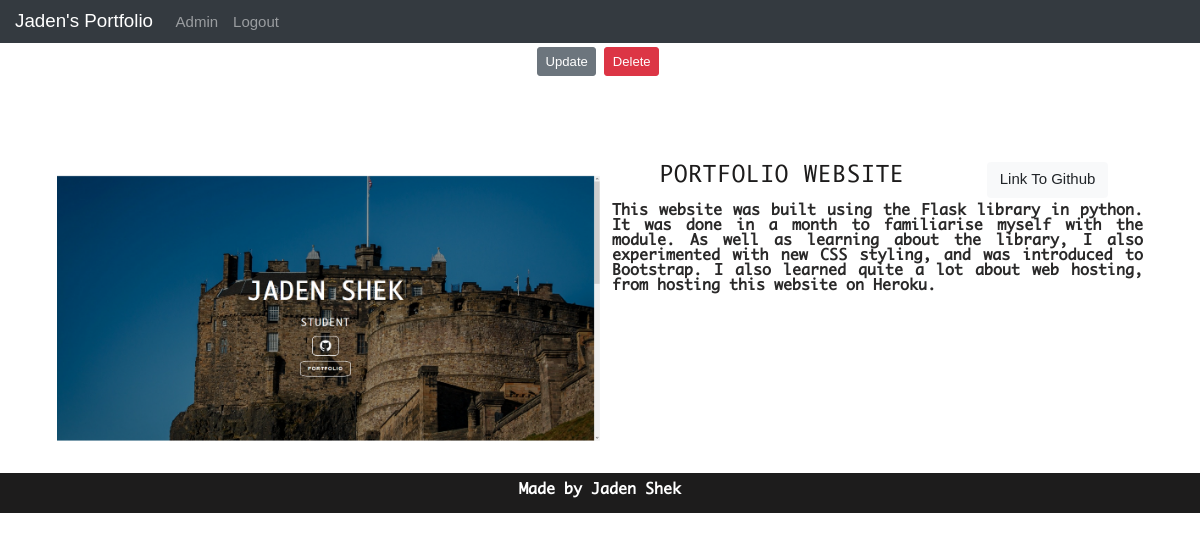
Page /projects/1 (signed in) on the committed database.
### portfolio_app/models.py (models this page shows, shortened)
class User(UserMixin,db.Model):
    __tablename__ = 'users'
    id = db.Column(db.Integer, primary_key=True)
    username = db.Column(db.String(64), index=True, unique=True)
    password_hash = db.Column(db.String(128))
    alias = db.Column(db.String(50))
    profile_pic=db.Column(db.String(128),default='default.png')
    roles = db.relationship('Roles', secondary=user_roles, backref = db.backref("user_roles", lazy=True))

class Portfolio_Media(db.Model):
    id = db.Column(db.Integer, primary_key=True)
    thumbnail = db.Column(db.String(64), index=True, unique=True, nullable=True)
    project_id = db.Column(db.Integer, db.ForeignKey('portfolio.id'))

class Portfolio(db.Model):
    __tablename__ = 'portfolio'
    id = db.Column(db.Integer, primary_key=True)
    title = db.Column(db.String(64), index=True, unique=True)
    description = db.Column(db.String(2000), index=True)
    github_link = db.Column(db.String(64), index=True, unique=True)
    author = db.Column(db.Integer, db.ForeignKey('users.id'))
    tags = db.relationship('Portfolio_tags', secondary=project_tags, backref = db.backref("project_tags", lazy=True))
    thumbnails = db.relationship("Portfolio_Media", backref="media", lazy='dynamic')

### portfolio_app/users/routes.py (the view)
@users.route('/projects/<int:project_id>')
def project(project_id):
    project = Portfolio.query.get_or_404(project_id)
    my_projects = get_projects(project)
    user = User.query.first()
    print(project.thumbnails)
    return render_template('project.html', title=project.title, project = my_projects,user=user)

### portfolio_app/app_functions/info.py (called while the page is built, shortened)
def get_projects(projects):
    thumbnails = [media for media in projects.thumbnails]
    return Project(projects.id,projects.title,projects.description,projects.github_link,thumbnails,projects.author)

### portfolio_app/models.py (called while the page is built)
@login_manager.user_loader
def load_user(user_id):
    return User.query.get(int(user_id))

### portfolio_app/templates/project.html (shortened to what this page needs)
{% extends 'layout.html' %}
{% from "macros.html" import display_project with context %}
{% block content %}
<section id='my_projects' class = 'container'>
    {% if project.author == current_user.id %}
    <div style='margin:auto'>
        <a href="{{ url_for('users.update_project', project_id=project.id) }}" class='btn btn-sm mt-1 mb-1 btn-secondary'>Update</a>
        <button type='button' class='btn btn-danger btn-sm m-1' data-toggle="modal" data-target="#deleteModal">Delete</button>
    </div>
    {% endif %}
    <div class = 'anchor_grid'>
        <a id = "projects" class='nav-skip' href = '' height='5vh'></a>
        <div class="content" style='width:100%'>
            {{display_project(project)}}
        </div>
    </div>
</section>
{% endblock content %}

### portfolio_app/templates/layout.html (shortened to what this page needs)
<!DOCTYPE html>
<html lang="en">
<head>
    <link rel="stylesheet" href="https://stackpath.bootstrapcdn.com/bootstrap/4.5.2/css/bootstrap.min.css">
    <link rel="stylesheet" href="https://maxcdn.bootstrapcdn.com/bootstrap/4.0.0/css/bootstrap.min.css">
    <link rel="stylesheet" href="{{url_for('static', filename = 'css/styles.css')}}">
  </head>
  <body data-spy="scroll" data-target=".navbar-custom" data-offset="0">
    <nav class="navbar sticky-top navbar-custom navbar-expand-lg navbar-dark bg-dark">
      <a class="navbar-brand" href="{{ url_for('main.index') }}">{{ user.alias.split()[0] }}'s Portfolio</a>
      <div class="collapse navbar-collapse" id="navbarNavAltMarkup">
        <div class="navbar-nav">
          {% if current_user.is_authenticated %}
          <a href="{{ url_for('users.admin') }}" class="nav-link">Admin</a>
          <a href="{{ url_for('users.logout') }}" class="nav-link">Logout</a>
          {% endif %}
        </div>
      </div>
    </nav>
    {%block content%}{% endblock %}
  </body>
  <footer>
    <div class="container">
          <p>Made by Jaden Shek</p>
    </div>
  </footer>
  </html>

### portfolio_app/templates/macros.html (shortened to what this page needs)
{% macro display_project(project) %}
<div class="work row">
    <div class="image">
        {% if project.thumbnails %}
            {% if (project.thumbnails)|count > 1 %}
            <div class="carousel slide" data-ride="carousel">
                <div class="carousel-inner">
                <div class="carousel-item active image_item" data-interval='5000'>
                    <img src="{{ url_for('static', filename='thumbnails/'+project.thumbnails[0].thumbnail) }}" alt="Work image">
                </div>
                </div>
            </div>
            {% else %}
            <img src="{{ url_for('static', filename='thumbnails/'+project.thumbnails[0].thumbnail) }}" alt="Work image" width='100%' height='auto'>
            {% endif %}
        {% else %}
        <img src="{{ url_for('static', filename='thumbnails/default.jpg') }}" alt="Work image" width='100%' height='auto'>
        {% endif %}
    </div>
    <div class="work_content">
        <div class='work_heading'>
            <a class='btn btn-heading' href="{{url_for('users.project',project_id=project.id)}}"><h4>{{project.title}}</h4></a>
            <a class='btn btn-light' href="{{project.github_link}}">Link To Github</a>
        </div>
        <p>{{project.description}}</p>
    </div>
</div>
{% endmacro %}

### portfolio_app/static/css/styles.css (style rules this page uses)
* { box-sizing: border-box; }
html, body { padding: 0; margin: 0; font-family: Arial, Helvetica, sans-serif; font-size: 15px; line-height: 1; font-weight: 400; border: none; color: #2a2929; text-align: center; }
body { position: relative; }
h1, h2, h3, h4, h5, h6 { font-family: 'Monaco', 'Courier New', Courier, monospace; text-transform: uppercase; font-weight: 500; color: #1d1c1c; margin-top: 0; letter-spacing: 0.9px; text-align: center; }
p { font-size: 15px; font-family: 'Monaco', sans-serif; font-weight: 600; }
.content { text-align: justify; width: 100%; }
nav { text-align: center; position: -webkit-sticky; }
.nav-link { padding: 5px; }
.anchor_grid { display: grid; grid-template-rows: auto; grid-template-areas: 'anchor' 'content'; }
.anchor_grid .nav-skip { grid-area: anchor; height: 8vh; width: 100%; }
.anchor_grid .content { grid-area: content; width: 100vw; }
#my_projects { display: flex; flex-direction: column; width: 100%; }
#my_projects .work { display: grid; grid-template-columns: 50% 50%; grid-template-rows: auto; grid-template-areas: 'image content'; margin: 1vw; }
#my_projects .image img { max-height: 720px; max-width: 1280px; height: auto; width: 100%; }
.work_heading { display: flex; height: auto; }
.work_heading a { margin: auto; height: 100%; }
.work .work_content { margin-left: 1vw; }
footer { display: flex; height: 5vh; background-color: #1d1c1c; color: white; justify-content: space-around; align-items: center; }
footer .container { position: relative; top: 50%; -webkit-transform: translateY(-50%); -ms-transform: translateY(-50%); transform: translateY(-50%); text-align: center; }

### rows in the picture
User: alias "Jaden"
Portfolio_Media: thumbnail (picture)
Portfolio: title "PORTFOLIO WEBSITE", description "This website was built using the Flask library in python. It was done in a month to familiarise myself with the module. As well as learning about the library, I also experimented with new CSS styling, and was introduced to Bootstrap. I also learned quite a lot about web hosting, from hosting this website on Heroku."
